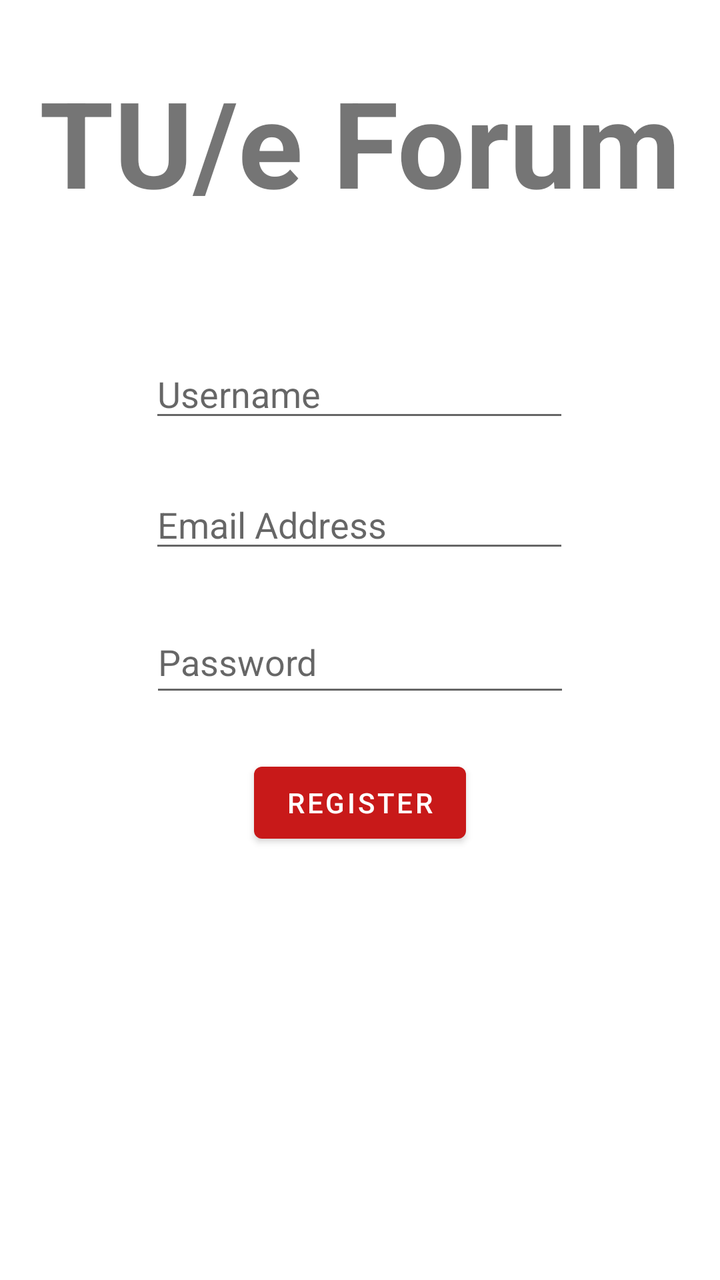
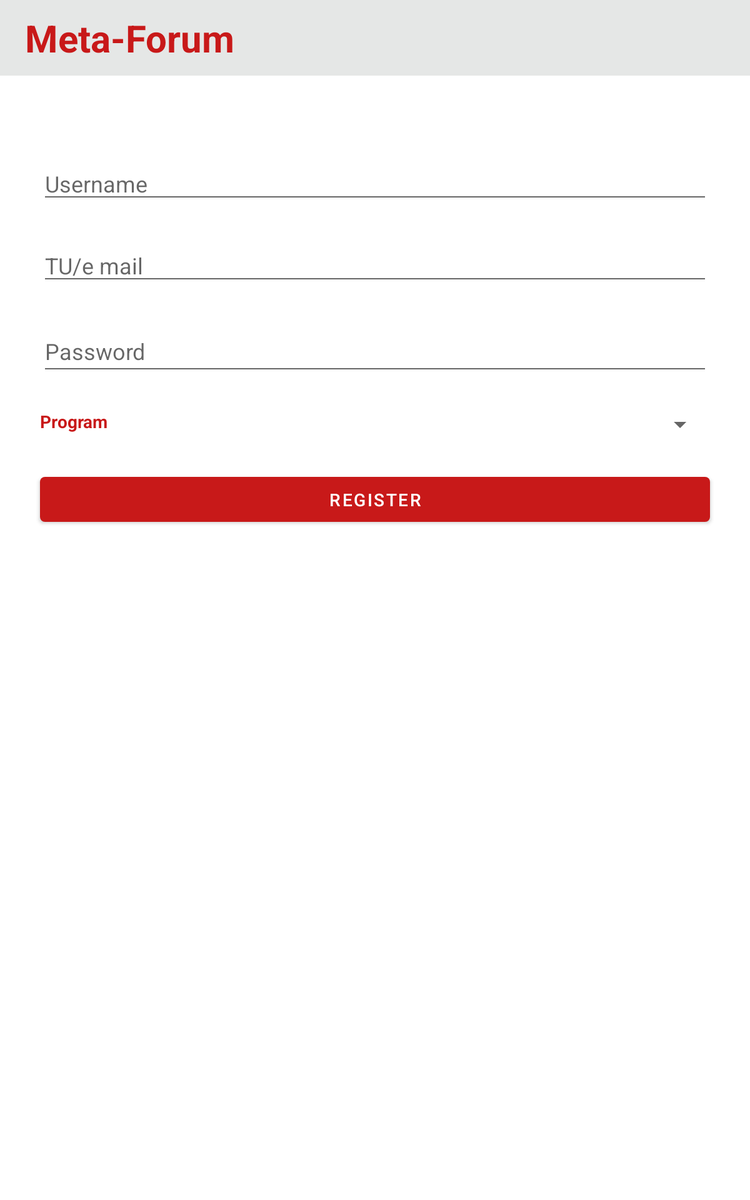

Two renders of one Android screen. The first uses the default layout on a phone; the second uses the alternative layout the repository ships for a different screen configuration, on a matching device. The two XML files are below.
<!-- AndroidManifest.xml: application theme Theme.MyApplication -->
<!-- res/layout/activity_register_user.xml -->
<?xml version="1.0" encoding="utf-8"?>
<androidx.constraintlayout.widget.ConstraintLayout xmlns:android="http://schemas.android.com/apk/res/android"
    xmlns:app="http://schemas.android.com/apk/res-auto"
    xmlns:tools="http://schemas.android.com/tools"
    android:id="@+id/register_register"
    android:layout_width="match_parent"
    android:layout_height="match_parent"
    tools:context=".MainActivity">

    <TextView
        android:id="@+id/register_banner"
        android:layout_width="match_parent"
        android:layout_height="wrap_content"
        android:layout_gravity="center_horizontal"
        android:text="TU/e Forum"
        android:textAlignment="center"
        android:textSize="60sp"
        android:textStyle="bold"
        app:layout_constraintBottom_toBottomOf="parent"
        app:layout_constraintEnd_toEndOf="parent"
        app:layout_constraintHorizontal_bias="0.0"
        app:layout_constraintLeft_toLeftOf="parent"
        app:layout_constraintRight_toRightOf="parent"
        app:layout_constraintStart_toStartOf="parent"
        app:layout_constraintTop_toTopOf="parent"
        app:layout_constraintVertical_bias="0.055" />

    <EditText
        android:id="@+id/register_mail"
        android:layout_width="wrap_content"
        android:layout_height="wrap_content"
        android:layout_marginTop="24dp"
        android:ems="10"
        android:hint="Email Address"
        android:inputType="textPersonName"
        app:layout_constraintEnd_toEndOf="parent"
        app:layout_constraintHorizontal_bias="0.497"
        app:layout_constraintStart_toStartOf="parent"
        app:layout_constraintTop_toBottomOf="@+id/register_username" />

    <EditText
        android:id="@+id/register_password"
        android:layout_width="wrap_content"
        android:layout_height="wrap_content"
        android:layout_marginTop="24dp"
        android:ems="10"
        android:hint="Password"
        android:inputType="textPassword"
        android:minHeight="48dp"
        app:layout_constraintEnd_toEndOf="parent"
        app:layout_constraintStart_toStartOf="parent"
        app:layout_constraintTop_toBottomOf="@+id/register_mail" />

    <Button
        android:id="@+id/login_login"
        android:layout_width="wrap_content"
        android:layout_height="wrap_content"
        android:layout_marginTop="24dp"
        android:text="REGISTER"
        app:layout_constraintEnd_toEndOf="parent"
        app:layout_constraintStart_toStartOf="parent"
        app:layout_constraintTop_toBottomOf="@+id/register_password" />

    <ProgressBar
        android:id="@+id/register_progress"
        style="?android:attr/progressBarStyle"
        android:layout_width="wrap_content"
        android:layout_height="wrap_content"
        android:visibility="gone"
        app:layout_constraintBottom_toBottomOf="parent"
        app:layout_constraintEnd_toEndOf="parent"
        app:layout_constraintStart_toStartOf="parent"
        app:layout_constraintTop_toTopOf="parent" />

    <EditText
        android:id="@+id/register_username"
        android:layout_width="wrap_content"
        android:layout_height="wrap_content"
        android:layout_marginTop="64dp"
        android:ems="10"
        android:hint="Username"
        android:inputType="textPersonName"
        app:layout_constraintEnd_toEndOf="parent"
        app:layout_constraintHorizontal_bias="0.497"
        app:layout_constraintStart_toStartOf="parent"
        app:layout_constraintTop_toBottomOf="@+id/register_banner" />

</androidx.constraintlayout.widget.ConstraintLayout>
<!-- resources referenced by this layout -->
<resources>
  <style name="Theme.MyApplication" parent="Theme.MaterialComponents.DayNight.NoActionBar">
          
          <item name="colorPrimary">@color/red</item>
          <item name="colorPrimaryVariant">@color/purple_700</item>
          <item name="colorOnPrimary">@color/white</item>
          
          <item name="colorSecondary">@color/teal_200</item>
          <item name="colorSecondaryVariant">@color/teal_700</item>
          <item name="colorOnSecondary">@color/black</item>
          
          <item name="android:statusBarColor" tools:targetApi="l">?attr/colorPrimaryVariant</item>
          
      </style>
  <color name="red">#C81919</color>
  <color name="purple_700">#FF3700B3</color>
  <color name="white">#FFFFFFFF</color>
  <color name="teal_200">#FF03DAC5</color>
  <color name="teal_700">#FF018786</color>
  <color name="black">#FF000000</color>
</resources>
<!-- res/layout-sw600dp/activity_register_user.xml (the repository's variant of the layout above) -->
<!-- drawn on a 7-inch tablet held upright -->
<?xml version="1.0" encoding="utf-8"?>
<androidx.constraintlayout.widget.ConstraintLayout xmlns:android="http://schemas.android.com/apk/res/android"
    xmlns:app="http://schemas.android.com/apk/res-auto"
    xmlns:tools="http://schemas.android.com/tools"
    android:layout_width="match_parent"
    android:layout_height="match_parent"
    tools:context=".view.LoginPage">

    <TextView
        android:id="@+id/register_banner"
        android:layout_width="match_parent"
        android:layout_height="wrap_content"
        android:layout_gravity="center_horizontal"
        android:background="#E5E7E6"
        android:text="@string/header"
        android:textColor="@color/red"
        android:textSize="30sp"
        android:paddingVertical="10dp"
        android:paddingHorizontal="20dp"
        android:textStyle="bold"
        app:layout_constraintEnd_toEndOf="parent"
        app:layout_constraintStart_toStartOf="parent"
        app:layout_constraintTop_toTopOf="parent" />

    <EditText
        android:id="@+id/register_mail"
        android:layout_width="0dp"
        android:layout_height="wrap_content"
        android:layout_marginStart="32dp"
        android:layout_marginLeft="32dp"
        android:layout_marginTop="24dp"
        android:layout_marginEnd="32dp"
        android:layout_marginRight="32dp"
        android:ems="10"
        android:hint="TU/e mail"
        android:inputType="textEmailAddress"
        android:autofillHints="emailAddress"
        app:layout_constraintEnd_toEndOf="parent"
        app:layout_constraintHorizontal_bias="0.497"
        app:layout_constraintStart_toStartOf="parent"
        app:layout_constraintTop_toBottomOf="@+id/register_username" />

    <EditText
        android:id="@+id/register_password"
        android:layout_width="0dp"
        android:layout_height="wrap_content"
        android:layout_marginStart="32dp"
        android:layout_marginLeft="32dp"
        android:layout_marginTop="24dp"
        android:layout_marginEnd="32dp"
        android:layout_marginRight="32dp"
        android:ems="10"
        android:hint="Password"
        android:inputType="textPassword"
        android:minHeight="48dp"
        android:autofillHints="password"
        app:layout_constraintEnd_toEndOf="parent"
        app:layout_constraintStart_toStartOf="parent"
        app:layout_constraintTop_toBottomOf="@+id/register_mail" />

    <Button
        android:id="@+id/register_register"
        android:layout_width="0dp"
        android:layout_height="wrap_content"
        android:layout_marginStart="32dp"
        android:layout_marginLeft="32dp"
        android:layout_marginTop="24dp"
        android:layout_marginEnd="32dp"
        android:layout_marginRight="32dp"
        android:text="REGISTER"
        app:backgroundTint="#C81919"
        app:layout_constraintEnd_toEndOf="parent"
        app:layout_constraintHorizontal_bias="0.0"
        app:layout_constraintStart_toStartOf="parent"
        app:layout_constraintTop_toBottomOf="@+id/register_program" />

    <ProgressBar
        android:id="@+id/register_progress"
        style="?android:attr/progressBarStyle"
        android:layout_width="wrap_content"
        android:layout_height="wrap_content"
        android:layout_marginTop="32dp"
        android:visibility="gone"
        app:layout_constraintEnd_toEndOf="parent"
        app:layout_constraintStart_toStartOf="parent"
        app:layout_constraintTop_toBottomOf="@+id/login_login" />

    <EditText
        android:id="@+id/register_username"
        android:layout_width="0dp"
        android:layout_height="wrap_content"
        android:layout_marginStart="32dp"
        android:layout_marginLeft="32dp"
        android:layout_marginTop="64dp"
        android:layout_marginEnd="32dp"
        android:layout_marginRight="32dp"
        android:ems="10"
        android:hint="Username"
        android:inputType="textPersonName"
        android:autofillHints="username"
        app:layout_constraintEnd_toEndOf="parent"
        app:layout_constraintStart_toStartOf="parent"
        app:layout_constraintTop_toBottomOf="@+id/register_banner" />

    <Spinner
        android:id="@+id/register_program"
        android:layout_width="0dp"
        android:layout_height="wrap_content"
        android:layout_marginStart="8dp"
        android:layout_marginLeft="8dp"
        android:layout_marginTop="24dp"
        android:layout_marginEnd="32dp"
        android:layout_marginRight="32dp"
        android:spinnerMode="dialog"
        app:layout_constraintEnd_toEndOf="parent"
        app:layout_constraintHorizontal_bias="0.0"
        app:layout_constraintStart_toEndOf="@+id/txt_program"
        app:layout_constraintTop_toBottomOf="@+id/register_password" />

    <TextView
        android:id="@+id/txt_program"
        android:layout_width="wrap_content"
        android:layout_height="wrap_content"
        android:layout_alignTop="@+id/register_program"
        android:layout_alignBottom="@+id/register_program"
        android:layout_marginStart="32dp"
        android:layout_marginLeft="32dp"
        android:gravity="center_vertical"
        android:text="Program"
        android:textColor="#C81919"
        android:textStyle="bold"
        app:layout_constraintStart_toStartOf="parent"
        app:layout_constraintTop_toTopOf="@+id/register_program" />


</androidx.constraintlayout.widget.ConstraintLayout>
<!-- resources referenced by the variant -->
<!-- as a 7-inch tablet held upright resolves them -->
<resources>
  <color name="red">#C81919</color>
  <string name="header">Meta-Forum</string>
  <style name="Theme.MyApplication" parent="Theme.MaterialComponents.DayNight.NoActionBar">
          
          <item name="colorPrimary">@color/red</item>
          <item name="colorPrimaryVariant">@color/purple_700</item>
          <item name="colorOnPrimary">@color/white</item>
          
          <item name="colorSecondary">@color/teal_200</item>
          <item name="colorSecondaryVariant">@color/teal_700</item>
          <item name="colorOnSecondary">@color/black</item>
          
          <item name="android:statusBarColor" tools:targetApi="l">?attr/colorPrimaryVariant</item>
          
      </style>
  <color name="purple_700">#FF3700B3</color>
  <color name="white">#FFFFFFFF</color>
  <color name="teal_200">#FF03DAC5</color>
  <color name="teal_700">#FF018786</color>
  <color name="black">#FF000000</color>
</resources>
